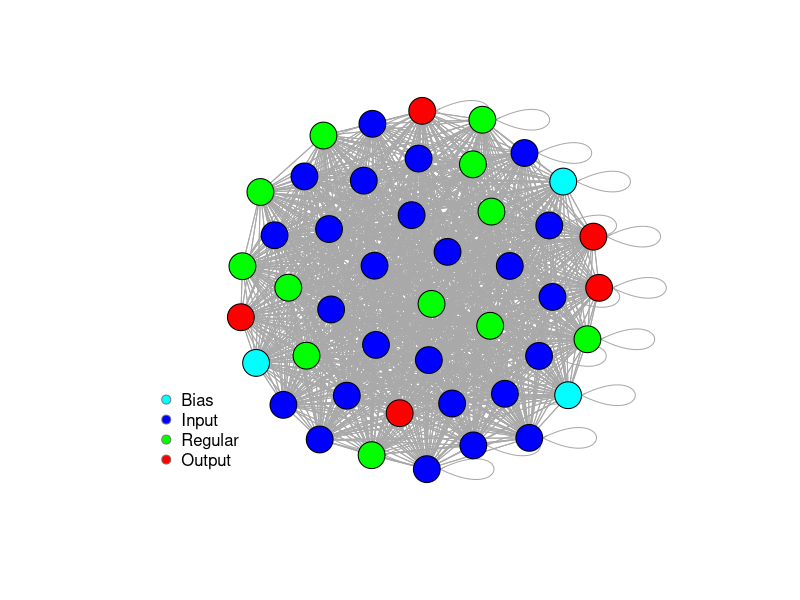

Recreate this plot in R.
#install.packages("igraph")
#install.packages("network") 
#install.packages("sna")
#install.fully_connected_05jul2016packages("ndtv")

#TODO Change weights strength between different types of neurons.

# Load data.
nodes <- read.csv("nodes.csv", header=T, as.is=T)
links <- read.csv("edges.csv", header=T, as.is=T)

# Check data.
head(nodes)
head(links)
nrow(nodes); length(unique(nodes$id))
nrow(links); nrow(unique(links[,c("from", "to")]))

library(igraph)

net <- graph.data.frame(links, nodes, directed=T)
net

E(net)       # The edges of the "net" object
V(net)       # The vertices of the "net" object
E(net)$weight  # Edge attribute "weight"
V(net)$type.label # Vertex attribute "type"

# Removing the loops in the graph.
#net <- simplify(net, remove.multiple = F, remove.loops = T) 

# Generate colors base on neuron type:
colrs <- c("cyan", "blue", "green", "red")
V(net)$color <- colrs[V(net)$type.number]

# The labels are currently node IDs.
# Setting them to NA will render no labels:
V(net)$label <- NA

#change arrow size and edge color:
E(net)$arrow.size <- 0.01
E(net)$edge.color <- "black"

plot(net)
#plot(net,layout=layout_in_circle)

legend(x=-1.5, y=-0.5, c("Bias","Input", "Regular", "Output"), pch=21,
       col="#777777", pt.bg=colrs, pt.cex=1.2, cex=1.0, bty="n", ncol=1)
